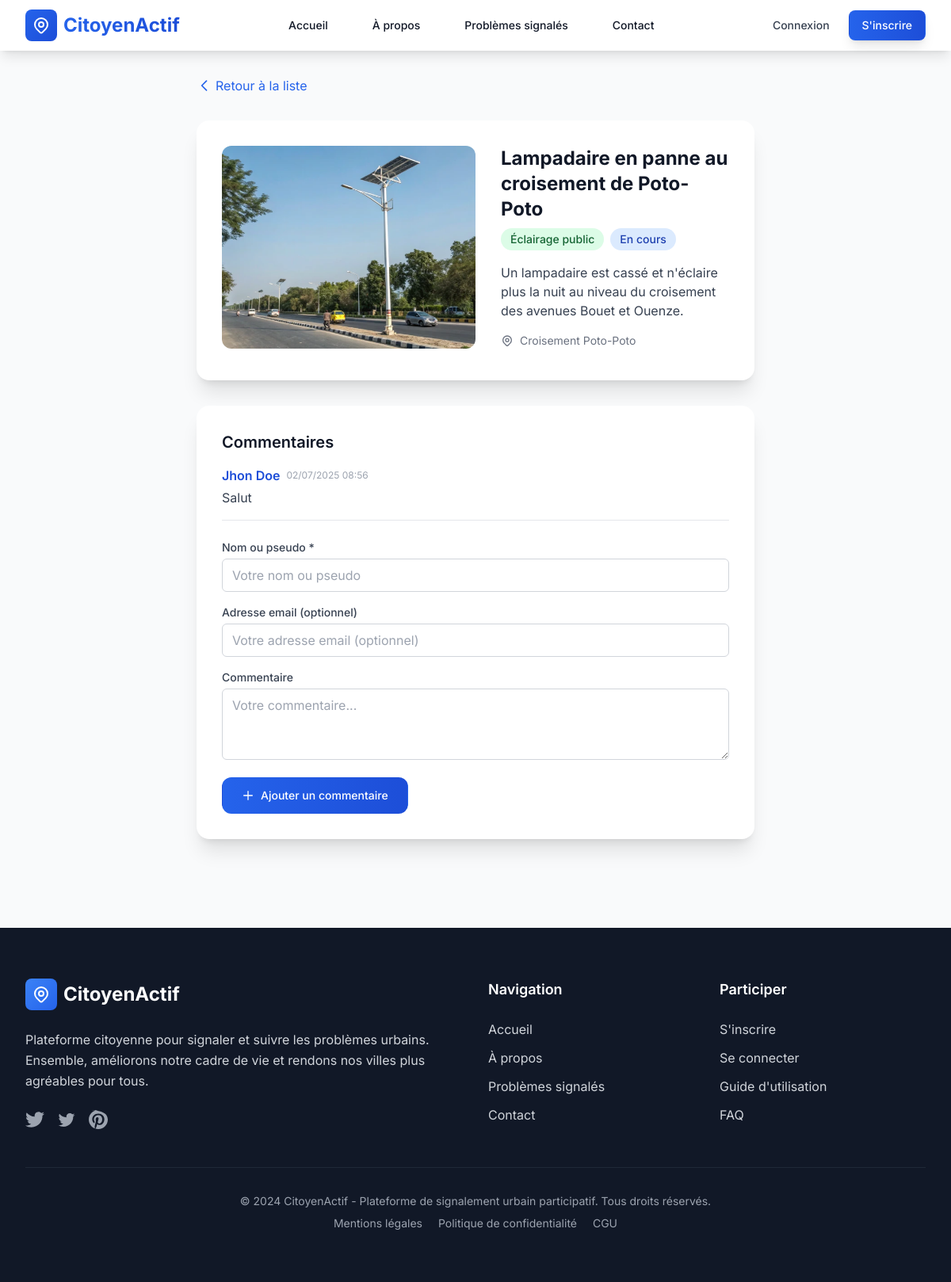
Screenshot of /reports/1/ with the database file from the repository.
### reports/models.py (models this page shows, shortened)
class Report(models.Model):
    STATUS_CHOICES = [
        ('pending', 'En attente'),
        ('in_progress', 'En cours'),
        ('resolved', 'Résolu'),
        ('rejected', 'Rejeté'),
    ]
    PRIORITY_CHOICES = [
        ('low', 'Basse'),
        ('medium', 'Moyenne'),
        ('high', 'Haute'),
        ('urgent', 'Urgente'),
    ]
    title = models.CharField(max_length=200)
    description = models.TextField()
    category = models.ForeignKey(Category, on_delete=models.CASCADE, related_name='reports')
    status = models.CharField(max_length=20, choices=STATUS_CHOICES, default='pending')
    priority = models.CharField(max_length=20, choices=PRIORITY_CHOICES, default='medium')
    location = models.CharField(max_length=300)
    latitude = models.FloatField(null=True, blank=True)
    longitude = models.FloatField(null=True, blank=True)
    photo = models.ImageField(upload_to='reports/', blank=True, null=True)
    user = models.ForeignKey(User, on_delete=models.CASCADE, related_name='reports')
    assigned_to = models.ForeignKey(User, on_delete=models.SET_NULL, null=True, blank=True, related_name='assigned_reports')
    admin_notes = models.TextField(blank=True)
    created_at = models.DateTimeField(auto_now_add=True)
    updated_at = models.DateTimeField(auto_now=True)
    class Meta:
        verbose_name = 'Signalement'
        verbose_name_plural = 'Signalements'
        ordering = ['-created_at']

class Category(models.Model):
    name = models.CharField(max_length=100, unique=True)
    description = models.TextField(blank=True)
    icon = models.CharField(max_length=50, default='alert-circle')
    color = models.CharField(max_length=20, default='blue')
    created_at = models.DateTimeField(auto_now_add=True)
    class Meta:
        verbose_name = 'Catégorie'
        verbose_name_plural = 'Catégories'
        ordering = ['name']

class Comment(models.Model):
    report = models.ForeignKey(Report, on_delete=models.CASCADE, related_name='comments')
    user = models.ForeignKey(User, on_delete=models.CASCADE, null=True, blank=True)
    pseudo = models.CharField(max_length=100, blank=True, null=True)
    email = models.EmailField(blank=True, null=True)
    content = models.TextField()
    is_internal = models.BooleanField(default=False)  # Pour les notes internes admin
    created_at = models.DateTimeField(auto_now_add=True)
    class Meta:
        verbose_name = 'Commentaire'
        verbose_name_plural = 'Commentaires'
        ordering = ['created_at']

### accounts/models.py (models this page shows, shortened)
class User(AbstractUser):
    ROLE_CITIZEN = 'citizen'
    ROLE_SUPERADMIN = 'superadmin'
    ROLE_CHOICES = [
        (ROLE_CITIZEN, 'Citoyen'),
        (ROLE_SUPERADMIN, 'Super Administrateur'),
    ]
    email = models.EmailField(unique=True)
    role = models.CharField(max_length=15, choices=ROLE_CHOICES, default=ROLE_CITIZEN)
    phone = models.CharField(max_length=15, blank=True)
    profile_picture = models.ImageField(upload_to='profile_pics/', blank=True, null=True)
    created_at = models.DateTimeField(auto_now_add=True)
    updated_at = models.DateTimeField(auto_now=True)
    USERNAME_FIELD = 'email'
    REQUIRED_FIELDS = ['username', 'first_name', 'last_name']

### reports/views.py (the view)
# urls.py: path('reports/<int:pk>/', views.public_report_detail_view, name='public_report_detail'),
def public_report_detail_view(request, pk):
    from django.shortcuts import get_object_or_404, redirect
    from .models import Report
    from .forms import CommentForm
    from django.contrib import messages
    report = get_object_or_404(Report, pk=pk)  # Affiche tous les statuts
    comments = report.comments.filter(is_internal=False).order_by('created_at')
    if request.method == 'POST':
        form = CommentForm(request.POST, user=request.user if request.user.is_authenticated else None)
        if form.is_valid():
            comment = form.save(commit=False)
            comment.report = report
            if request.user.is_authenticated:
                comment.user = request.user
            comment.is_internal = False
            comment.save()
            messages.success(request, 'Commentaire ajouté avec succès!')
            return redirect('reports:public_report_detail', pk=pk)
    else:
        form = CommentForm(user=request.user if request.user.is_authenticated else None)
    context = {
        'report': report,
        'comments': comments,
        'comment_form': form,
    }
    return render(request, 'reports/public_report_detail.html', context)

### templates/reports/public_report_detail.html (shortened to what this page needs)
{% extends 'base.html' %}
{% block main_class %}max-w-3xl mx-auto px-4 sm:px-6 lg:px-8 py-8{% endblock %}
{% block content %}
<div class="space-y-8">
    <div class="flex items-center space-x-4">
        <a href="{% url 'reports:public_reports' %}" class="text-blue-600 hover:underline flex items-center">
            <svg class="h-5 w-5 mr-1" fill="none" stroke="currentColor" viewBox="0 0 24 24"><path stroke-linecap="round" stroke-linejoin="round" stroke-width="2" d="M15 19l-7-7 7-7"/></svg>
            Retour à la liste
        </a>
    </div>
    <div class="bg-white rounded-2xl shadow-xl p-8">
        <div class="flex flex-col md:flex-row md:space-x-8">
            {% if report.photo %}
            <img src="{{ report.photo.url }}" alt="{{ report.title }}" class="w-full md:w-1/2 h-64 object-cover rounded-xl mb-6 md:mb-0">
            {% endif %}
            <div class="flex-1">
                <h1 class="text-2xl font-bold text-gray-900 mb-2">{{ report.title }}</h1>
                <div class="mb-4 flex flex-wrap items-center space-x-2">
                    <span class="inline-flex items-center px-3 py-1 rounded-full text-sm font-medium bg-green-100 text-green-800">{{ report.category.name }}</span>
                    <span class="inline-flex items-center px-3 py-1 rounded-full text-sm font-medium bg-blue-100 text-blue-800">
                        {% if report.status == 'resolved' %}Résolu le {{ report.updated_at|date:'d/m/Y' }}{% elif report.status == 'in_progress' %}En cours{% else %}En attente{% endif %}
                    </span>
                </div>
                <p class="text-gray-700 mb-4">{{ report.description }}</p>
                <div class="flex items-center text-gray-500 text-sm mb-2">
                    {{ report.location }}
                </div>
            </div>
        </div>
    </div>
    <div class="bg-white rounded-2xl shadow-xl p-8">
        <h2 class="text-xl font-semibold text-gray-900 mb-4">Commentaires</h2>
        {% if comments %}
            <div class="space-y-4 mb-6">
                {% for comment in comments %}
                <div class="border-b pb-4">
                    <div class="flex items-center space-x-2 mb-1">
                        <span class="font-semibold text-blue-700">
                            {% if comment.user %}
                                {{ comment.user.get_full_name|default:comment.user.username }}
                            {% elif comment.pseudo %}
                                {{ comment.pseudo }}
                            {% elif comment.email %}
                                {{ comment.email }}
                            {% else %}
                                Anonyme
                            {% endif %}
                        </span>
                        <span class="text-gray-400 text-xs">{{ comment.created_at|date:'d/m/Y H:i' }}</span>
                    </div>
                    <div class="text-gray-700">{{ comment.content }}</div>
                </div>
                {% endfor %}
            </div>
        {% else %}
            <p class="text-gray-500">Aucun commentaire pour ce signalement.</p>
        {% endif %}
        <form method="post" class="space-y-4">
            {% if not user.is_authenticated %}
            <div>
                <label for="id_pseudo" class="block text-sm font-medium text-gray-700 mb-1">Nom ou pseudo *</label>
                {{ comment_form.pseudo }}
            </div>
            <div>
                <label for="id_email" class="block text-sm font-medium text-gray-700 mb-1">Adresse email (optionnel)</label>
                {{ comment_form.email }}
            </div>
            {% endif %}
            <div>
                <label for="{{ comment_form.content.id_for_label }}" class="block text-sm font-medium text-gray-700 mb-1">Commentaire</label>
                {{ comment_form.content }}
            </div>
            <button type="submit" class="inline-flex items-center px-6 py-3 border border-transparent text-sm font-medium rounded-xl text-white bg-gradient-to-r from-blue-600 to-blue-700 hover:from-blue-700 hover:to-blue-800 focus:outline-none focus:ring-2 focus:ring-offset-2 focus:ring-blue-500 transition duration-300 transform hover:scale-105">
                <svg class="mr-2 h-4 w-4" fill="none" stroke="currentColor" viewBox="0 0 24 24"><path stroke-linecap="round" stroke-linejoin="round" stroke-width="2" d="M12 4v16m8-8H4"/></svg>
                Ajouter un commentaire
            </button>
        </form>
    </div>
</div>
{% endblock %}

### rows the page displays
Report: photo (picture), title "Lampadaire en panne au croisement de Poto-Poto", category.name "Éclairage public", description "Un lampadaire est cassé et n'éclaire plus la nuit au niveau du croisement des avenues Bouet et Ouenze.", location "Croisement Poto-Poto"
Comment: user.get_full_name "Jhon Doe", created_at "02/07/2025 08:56", content "Salut"
